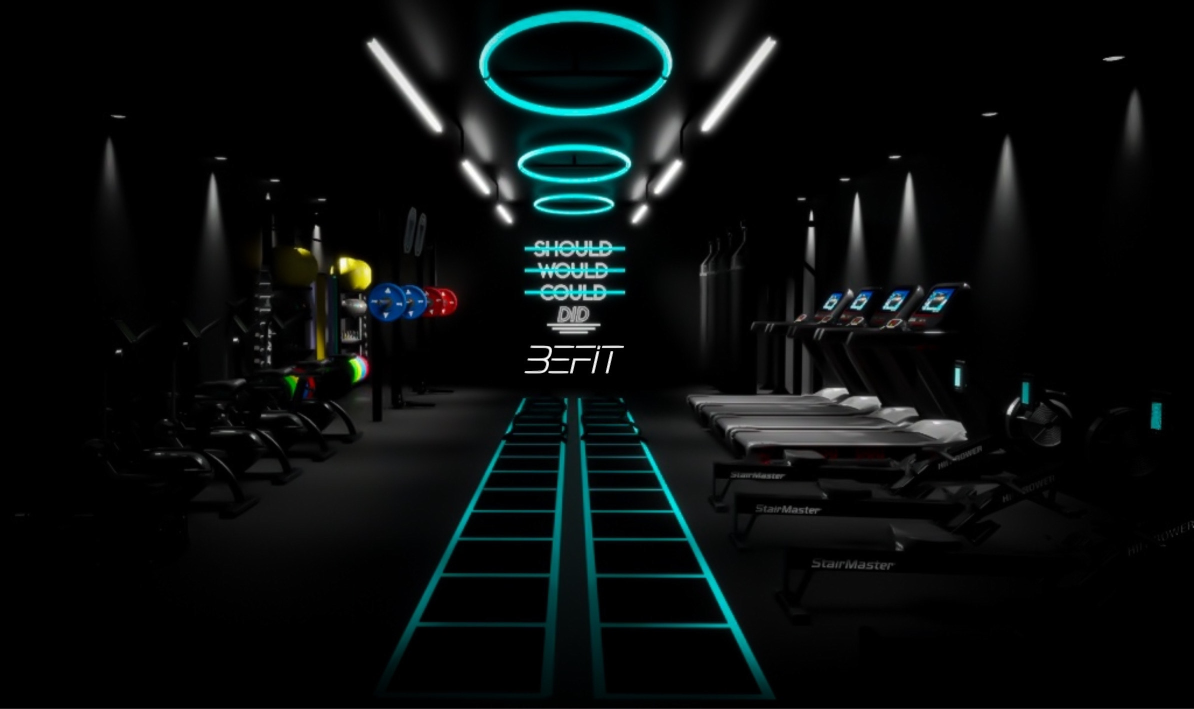
#> input picture background.jpeg, 2388 x 1417 px, given in place of background.PNG, which was not available (shown at 1/2 size)
$ python -i fitnessdashboard.py   (imports and definitions only)
#> lines starting #> are read from the running program, lines starting #| are printed output that depends on the picture; pictures that were not available may be replaced by others from this repository, and a replacement may not be noted
from PIL import Image, ImageTk
import tkinter as tk
import os
import tkinter as tk
from PIL import ImageEnhance
import subprocess

class ModernCardButton(tk.Frame):
    # [38 lines left out: functions __init__, _shade_color, on_enter, on_leave, not called in this run]

    def on_click(self, event):
        if self.command:
            self.command()

# [161 lines of commented-out code are left out]

def launch_gui():
    root = tk.Tk()
    root.geometry("925x500+300+200")
    root.resizable(False, False)
    root.title("Fitness Dashboard")

    # Load background
    image_path = "background.PNG"
    bg_image = Image.open(image_path).resize((925, 500), Image.LANCZOS)
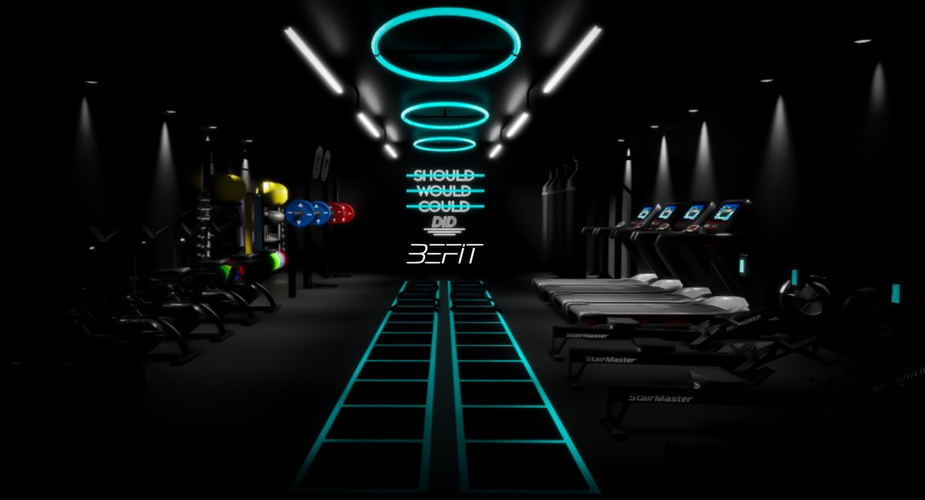
#> bg_image: PIL image 925x500 RGB; mean R, G, B 9.3, 13.4, 13.4
    bg_photo = ImageTk.PhotoImage(bg_image)
    bg_label = tk.Label(root, image=bg_photo)
    bg_label.place(x=0, y=0, relwidth=1, relheight=1)

    # Button config: (image_path, x, y)
    button_data = [
        ("bmi_button.jpeg", 168, 142),
        ("dietplan_button.jpeg", 718, 130),
        # ("workouts_button.jpeg", 60, 300),
        ("workouts_button.jpeg", 445, 250),
    ]

    # [8 lines of commented-out code are left out]
    # [10 lines left out: function handle_button_click, not called in this run]


    for img_path, x, y in button_data:
        # Load normal and hover image
        normal_img = Image.open(img_path).resize((21, 21), Image.LANCZOS)
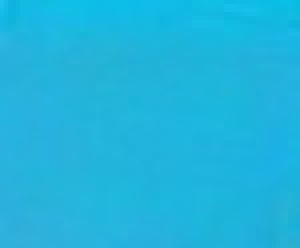
#> input picture bmi_button.jpeg, 75 x 62 px (shown 4 times larger)
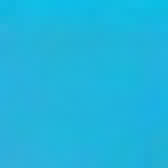
#> normal_img: PIL image 21x21 RGB (shown 8 times larger); mean R, G, B 31.6, 180.7, 221
        hover_img = ImageEnhance.Brightness(normal_img).enhance(1.2)
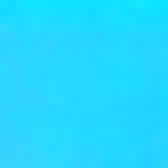
#> hover_img: PIL image 21x21 RGB (shown 8 times larger); mean R, G, B 37.5, 216.4, 255

        normal_photo = ImageTk.PhotoImage(normal_img)
        hover_photo = ImageTk.PhotoImage(hover_img)

        # Create label as image button
        img_btn = tk.Label(root, image=normal_photo, bd=0, cursor="hand2", bg="black")
        img_btn.image = normal_photo  # prevent garbage collection
        img_btn.hover = hover_photo
        img_btn.normal = normal_photo

        # Bind hover & click
        img_btn.bind("<Enter>", lambda e, b=img_btn: b.config(image=b.hover))
        img_btn.bind("<Leave>", lambda e, b=img_btn: b.config(image=b.normal))
        # img_btn.bind("<Button-1>", lambda e, name=img_path.split("_")[0].capitalize(): dummy_action(name))
        img_btn.bind("<Button-1>", lambda e, name=img_path.split("_")[0].capitalize(): handle_button_click(name))


        # Place it manually
        img_btn.place(x=x, y=y)

    root.bg_photo = bg_photo  # avoid garbage collection
    root.mainloop()

# [2 lines not run here, left out]

>>> result = launch_gui()
